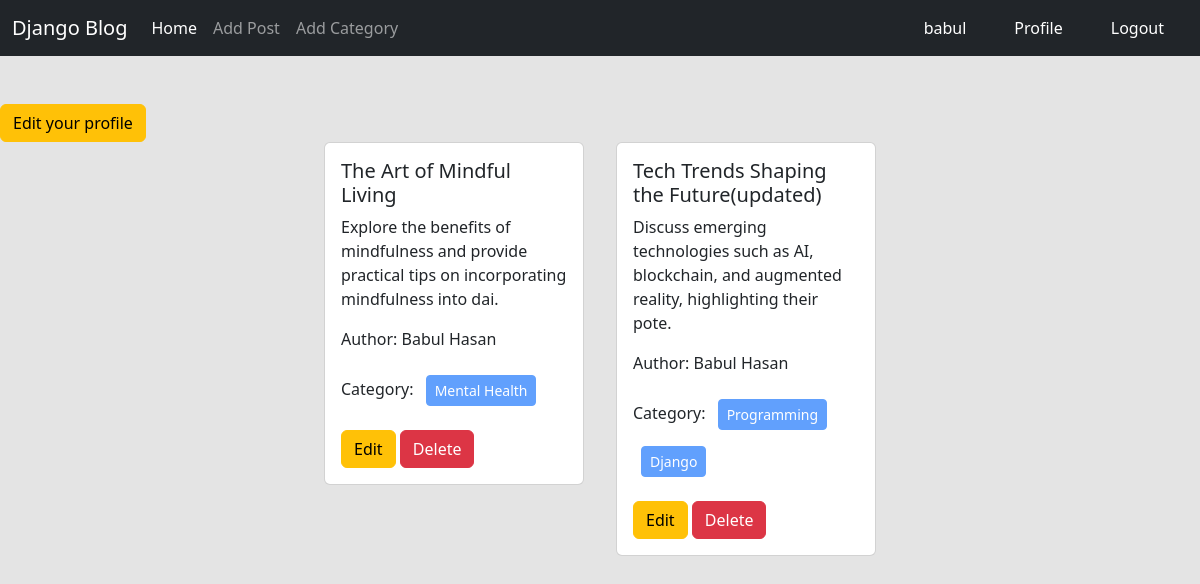
The page /author/profile/ (signed in) on the database its author committed.
### posts/models.py (models this page shows, shortened)
class Post(models.Model):
    title = models.CharField(max_length=100)
    content = models.TextField()
    category = models.ManyToManyField(Category)
    author = models.ForeignKey(User, on_delete=models.CASCADE)
    image = models.ImageField(upload_to='posts/media/uploads/', null=True, blank=True)

### categories/models.py (models this page shows, shortened)
class Category(models.Model):
    name = models.CharField(max_length=100)
    slug = models.SlugField(max_length=100, unique=True, null=True, blank=True)

### author/views.py (the view)
# urls.py: path('profile/', views.profile, name='profile'),
@login_required
def profile(request):
    data = Post.objects.filter(author=request.user)
    return render(request, 'profile.html', {'data': data})

### author/templates/profile.html
{% extends 'base.html' %}
{% load crispy_forms_tags %}
{% block content %}
<div>
    <a href="{% url 'edit_profile' %}" class="btn btn-warning">Edit your profile</a>
</div>
<div class="d-flex flex-wrap justify-content-center px-5">
    {% for post in data %}
    <div class="col-sm-3 mx-2">
        <div class="card mx-2">
            <div class="card-body">
                <h5 class="card-title">{{post.title}}</h5>
                <p class="card-text">{{post.content|slice:":100"}}.</p>
                <p>Author: {{post.author.first_name}} {{post.author.last_name}}</p>
                <p>Category:
                    {% for category in post.category.all %}
                    <button class="btn btn-primary btn-sm m-2" disabled>{{category.name}}</button>
                    {% endfor %}
                </p>
                <a href="{% url 'editPost' post.id %}" class="btn btn-warning">Edit</a>
                <a href="{% url 'deletePost' post.id %}" class="btn btn-danger">Delete</a>
            </div>
        </div>
    </div>
    {% endfor %}
</div>
{% endblock %}

### templates/base.html (shortened to what this page needs)
<!doctype html>
<html lang="en">
<head>
    <link href="https://cdn.jsdelivr.net/npm/bootstrap@5.3.2/dist/css/bootstrap.min.css" rel="stylesheet"
>
</head>
<body style="background-color: #e4e4e4;">
    <nav class="navbar navbar-expand-lg navbar-dark bg-dark">
        <div class="container-fluid">
            <a class="navbar-brand" href="{% url 'homePage' %}">Django Blog</a>
            <div class="collapse navbar-collapse" id="navbarSupportedContent">
                <ul class="navbar-nav me-auto mb-2 mb-lg-0">
                    <li class="nav-item">
                        <a class="nav-link active" aria-current="page" href="{% url 'homePage' %}">Home</a>
                    </li>
                    {% if request.user.is_authenticated %}
                    <li class="nav-item">
                        <a class="nav-link btn btn-warning" href="{% url 'addPost' %}">Add Post</a>
                    </li>
                    <li class="nav-item">
                        <a class="nav-link btn btn-warning" href="{% url 'addCategory' %}">Add Category</a>
                    </li>
                    {% endif %}
                </ul>
                <div class="d-flex text-white">
                    <ul class="navbar-nav me-auto mb-2 mb-lg-0">
                        {% if request.user.is_authenticated %}
                        <li class="nav-item mx-3">
                            <a class="nav-link text-white" href="#">{{request.user}}</a>
                        </li>
                        <li class="nav-item mx-3">
                            <a class="nav-link text-white" href="{% url 'profile' %}">Profile</a>
                        </li>
                        <li class="nav-item mx-3">
                            <a class="nav-link btn btn-warning text-white" href="{% url 'user_logout' %}">Logout</a>
                        </li>
                        {% endif %}
                    </ul>
                </div>
            </div>
        </div>
    </nav>
    <div>
        {% block content %}
        {% endblock %}
    </div>
</body>
</html>

### rows shown on the page
Post: title "The Art of Mindful Living", content "Explore the benefits of mindfulness and provide practical tips on incorporating mindfulness into dai", author.first_name "Babul", author.last_name "Hasan"
Category: name "Mental Health"
Post: title "Tech Trends Shaping the Future(updated)", content "Discuss emerging technologies such as AI, blockchain, and augmented reality, highlighting their pote", author.first_name "Babul", author.last_name "Hasan"
Category: name "Programming"
Category: name "Django"

### other values the page prints
{{ request.user }} "babul"
